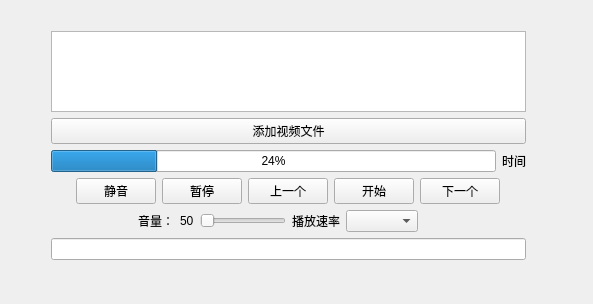
<?xml version="1.0" encoding="UTF-8"?>
<ui version="4.0">
 <class>Widget</class>
 <widget class="QWidget" name="Widget">
  <property name="geometry">
   <rect>
    <x>0</x>
    <y>0</y>
    <width>593</width>
    <height>304</height>
   </rect>
  </property>
  <property name="windowTitle">
   <string>Widget</string>
  </property>
  <widget class="QWidget" name="layoutWidget">
   <property name="geometry">
    <rect>
     <x>40</x>
     <y>20</y>
     <width>497</width>
     <height>251</height>
    </rect>
   </property>
   <layout class="QVBoxLayout" name="verticalLayout_3">
    <item>
     <layout class="QVBoxLayout" name="verticalLayout_2">
      <item>
       <layout class="QVBoxLayout" name="verticalLayout">
        <item>
         <widget class="QListWidget" name="listWidget"/>
        </item>
        <item>
         <widget class="QPushButton" name="on_pushButton_AddrVideoFile_clicked">
          <property name="text">
           <string>添加视频文件</string>
          </property>
         </widget>
        </item>
       </layout>
      </item>
      <item>
       <layout class="QHBoxLayout" name="horizontalLayout">
        <item>
         <widget class="QProgressBar" name="progressBar">
          <property name="value">
           <number>24</number>
          </property>
         </widget>
        </item>
        <item>
         <widget class="QLabel" name="label_Time">
          <property name="text">
           <string>时间</string>
          </property>
         </widget>
        </item>
       </layout>
      </item>
      <item>
       <layout class="QHBoxLayout" name="horizontalLayout_4">
        <item>
         <spacer name="horizontalSpacer">
          <property name="orientation">
           <enum>Qt::Horizontal</enum>
          </property>
          <property name="sizeHint" stdset="0">
           <size>
            <width>40</width>
            <height>20</height>
           </size>
          </property>
         </spacer>
        </item>
        <item>
         <widget class="QPushButton" name="on_pushButton_mute_clicked">
          <property name="text">
           <string>静音</string>
          </property>
         </widget>
        </item>
        <item>
         <widget class="QPushButton" name="on_pushButton_pause_clicked">
          <property name="text">
           <string>暂停</string>
          </property>
         </widget>
        </item>
        <item>
         <widget class="QPushButton" name="on_pushButton_up_clicked">
          <property name="text">
           <string>上一个</string>
          </property>
         </widget>
        </item>
        <item>
         <widget class="QPushButton" name="on_pushButton_start_clicked">
          <property name="text">
           <string>开始</string>
          </property>
         </widget>
        </item>
        <item>
         <widget class="QPushButton" name="on_pushButton_down_clicked">
          <property name="text">
           <string>下一个</string>
          </property>
         </widget>
        </item>
        <item>
         <spacer name="horizontalSpacer_2">
          <property name="orientation">
           <enum>Qt::Horizontal</enum>
          </property>
          <property name="sizeHint" stdset="0">
           <size>
            <width>40</width>
            <height>20</height>
           </size>
          </property>
         </spacer>
        </item>
       </layout>
      </item>
      <item>
       <layout class="QHBoxLayout" name="horizontalLayout_5">
        <item>
         <layout class="QHBoxLayout" name="horizontalLayout_2">
          <item>
           <spacer name="horizontalSpacer_3">
            <property name="orientation">
             <enum>Qt::Horizontal</enum>
            </property>
            <property name="sizeHint" stdset="0">
             <size>
              <width>40</width>
              <height>20</height>
             </size>
            </property>
           </spacer>
          </item>
          <item>
           <widget class="QLabel" name="label_2">
            <property name="text">
             <string>音量：</string>
            </property>
           </widget>
          </item>
          <item>
           <widget class="QLabel" name="label">
            <property name="text">
             <string>50</string>
            </property>
           </widget>
          </item>
          <item>
           <widget class="QSlider" name="horizontalSlider_value">
            <property name="orientation">
             <enum>Qt::Horizontal</enum>
            </property>
           </widget>
          </item>
         </layout>
        </item>
        <item>
         <layout class="QHBoxLayout" name="horizontalLayout_3">
          <item>
           <widget class="QLabel" name="label_3">
            <property name="text">
             <string>播放速率</string>
            </property>
           </widget>
          </item>
          <item>
           <widget class="QComboBox" name="comboBox_speed"/>
          </item>
          <item>
           <spacer name="horizontalSpacer_4">
            <property name="orientation">
             <enum>Qt::Horizontal</enum>
            </property>
            <property name="sizeHint" stdset="0">
             <size>
              <width>40</width>
              <height>20</height>
             </size>
            </property>
           </spacer>
          </item>
         </layout>
        </item>
       </layout>
      </item>
     </layout>
    </item>
    <item>
     <widget class="QLineEdit" name="lineEdit_errorinfo"/>
    </item>
   </layout>
  </widget>
 </widget>
 <layoutdefault spacing="6" margin="11"/>
 <resources/>
 <connections/>
</ui>
